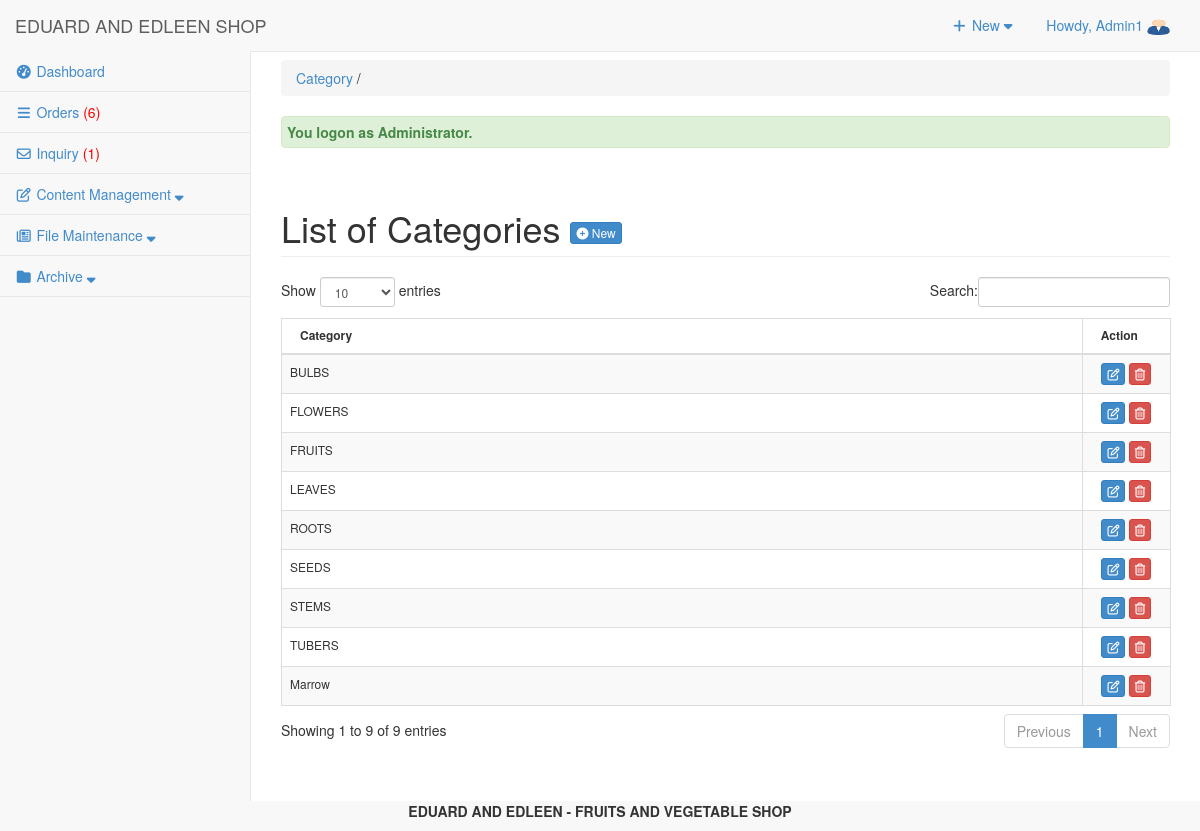
Page /admin/category/index.php (signed in) on the committed database.
### tables this page shows
CREATE TABLE `tbluseraccount` (
  `USERID` int(11) NOT NULL,
  `U_NAME` varchar(122) NOT NULL,
  `U_USERNAME` varchar(122) NOT NULL,
  `U_PASS` varchar(122) NOT NULL,
  `U_ROLE` varchar(30) NOT NULL,
  `USERIMAGE` varchar(255) NOT NULL,
  `U_STATUS` varchar(255) NOT NULL DEFAULT 'Active'
);

CREATE TABLE `tblcategory` (
  `CATEGID` int(11) NOT NULL,
  `CATEGORIES` varchar(255) NOT NULL,
  `USERID` int(11) NOT NULL
);

### admin/category/index.php (called while the page is built, shortened)
<?php
require_once("../../include/initialize.php");
$view = (isset($_GET['view']) && $_GET['view'] != '') ? $_GET['view'] : '';
$header=$view;
$title="Category";
require_once ("../theme/templates.php");
?>

### include/database.php (called while the page is built, shortened)
<?php
class Database {
	var $sql_string = '';
	private $conn;
	public function open_connection() {
		$this->conn = mysqli_connect(server,user,pass);
		if(!$this->conn){
			echo "Problem in database connection! Contact administrator!";
			exit();
		}else{
			$db_select = mysqli_select_db($this->conn,database_name);
		}
	}
	function setQuery($sql='') {
		$this->sql_string=$sql;
	}
	function executeQuery() {
		$result = mysqli_query($this->conn,$this->sql_string);
		return $result;
	}
	private function confirm_query($result) {
		return $result;
	}
	function loadResultList( $key='' ) {
		$cur = $this->executeQuery();
		$array = array();
		while ($row = mysqli_fetch_object($cur)) {
			if ($key) {
				$array[$row->$key] = $row;
			} else {
				$array[] = $row;
			}
		}
		return $array;
	}
	function loadSingleResult() {
		$cur = $this->executeQuery();
		while ($row = mysqli_fetch_object($cur)) {
		return $data = $row;
		}
	}
	public function num_rows($result_set) {
		return mysqli_num_rows($result_set);
	}
}
$mydb = new Database();
?>

### include/accounts.php (called while the page is built, shortened)
<?php
require_once(LIB_PATH.DS.'database.php');
class User {
	protected static  $tblname = "tbluseraccount";
	function single_user($id=""){
			global $mydb;
			$mydb->setQuery("SELECT * FROM ".self::$tblname."
				Where USERID= '{$id}' LIMIT 1");
			$cur = $mydb->loadSingleResult();
			return $cur;
	}
}
?>

### admin/category/list.php (the view, shortened to what this page needs)
<div class="row">
      	 <div class="col-lg-12">
           <h1 class="page-header">List of Categories  <a href="index.php?view=add" class="btn btn-primary btn-xs  ">  <i class="fa fa-plus-circle fw-fa"></i> New</a>  </h1>
      		</div>
  		 </div>
 		    <form action="controller.php?action=delete" Method="POST">
		     <div class="table-responsive">
			<table id="dash-table" class="table table-striped table-bordered table-hover"  style="font-size:12px" cellspacing="0">
			  <thead>
			  	<tr>
			  		<th>
			  		 Category</th>
			  		 <th width="10%" align="center">Action</th>
			  	</tr>
			  </thead>
			  <tbody>
			  	<?php
			  		$mydb->setQuery("SELECT * FROM `tblcategory`");
			  		$cur = $mydb->loadResultList();
					foreach ($cur as $result) {
			  		echo '<tr>';
			  			echo '<td>' . $result->CATEGORIES.'</td>';
			  		echo '<td align="center"><a title="Edit" href="index.php?view=edit&id='.$result->CATEGID.'" class="btn btn-primary btn-xs  ">  <span class="fa fa-edit fw-fa"></a>
			  		     <a title="Delete" href="controller.php?action=delete&id='.$result->CATEGID.'" class="btn btn-danger btn-xs  ">  <span class="fa  fa-trash-o fw-fa "></a></td>';
			  		echo '</tr>';
			  	}
			  	?>
			  </tbody>
			</table>
			</form>

### admin/theme/templates.php (shortened to what this page needs)
<!DOCTYPE html>
<html lang="en">
<head>
<link href="<?php echo web_root; ?>admin/css/bootstrap.min.css" rel="stylesheet">
<link href="<?php echo web_root; ?>admin/css/metisMenu.min.css" rel="stylesheet">
<link href="<?php echo web_root; ?>admin/css/timeline.css" rel="stylesheet">
<link href="<?php echo web_root; ?>admin/css/sb-admin-2.css" rel="stylesheet">
<link href="<?php echo web_root; ?>admin/font/css/font-awesome.min.css" rel="stylesheet" type="text/css">
<link href="<?php echo web_root; ?>admin/font/font-awesome.min.css" rel="stylesheet" type="text/css">
<link href="<?php echo web_root; ?>admin/css/dataTables.bootstrap.css" rel="stylesheet">
<link href="<?php echo web_root; ?>css/bootstrap-datetimepicker.min.css" rel="stylesheet" media="screen">
<link href="<?php echo web_root; ?>css/datepicker.css" rel="stylesheet" media="screen">
<link href="<?php echo web_root; ?>admin/css/costum.css" rel="stylesheet">
<link href="<?php echo web_root; ?>admin/css/ekko-lightbox.css" rel="stylesheet">
</head>
  <?php
    $query = "SELECT * FROM tblsummary WHERE ORDEREDSTATS = 'Pending'";
    $mydb->setQuery($query);
    $cur = $mydb->executeQuery();
    $rowscount = $mydb->num_rows($cur);
    $res = isset($rowscount)? $rowscount : 0;
    if($res>0){
    $order = '<span style="color:red;">('.$res.')</span>';
    }else{
        $order = '<span> ('.$res.')</span>';
    }
    $query = "SELECT * FROM tblinquiry WHERE INQSTATUS = 'NEW'";
    $mydb->setQuery($query);
    $cur = $mydb->executeQuery();
    $rowscount = $mydb->num_rows($cur);
    $res = isset($rowscount)? $rowscount : 0;
    if($res>0){
    $inquiry = '<span style="color:red;">('.$res.')</span>';
    }else{
        $inquiry = '<span> ('.$res.')</span>';
    }
?>
<body>
   <div id="wrapper">
        <nav class="navbar navbar-default navbar-static-top  " role="navigation" style="margin-bottom: 0">
            <div class="navbar-header">
                 <a class="navbar-brand"  href="<?php echo web_root; ?>admin/index.php" >EDUARD AND EDLEEN SHOP</a>
            </div>
            <ul class="nav navbar-top-links navbar-right">
                 <li class="dropdown">
                    <a class="dropdown-toggle" data-toggle="dropdown" href="#">
                        <i class="fa fa-plus fa-fw"></i> New  <i class="fa fa-caret-down"></i>
                    </a>
                </li>
<?php
 $user = New User();
$singleuser = $user->single_user($_SESSION['USERID']);
?>
                <li class="dropdown">
                    <a class="dropdown-toggle" data-toggle="dropdown" href="#">
                        Howdy, <?php echo $_SESSION['U_NAME']; ?> <img title="profile image" width="23px" height="17px" src="<?php echo web_root.'admin/user/'.$singleuser ->USERIMAGE ?>">
                    </a>
                </li>
            </ul>
            <div class="navbar-default sidebar" role="navigation">
                <div class="sidebar-nav navbar-collapse">
                    <ul class="nav" id="side-menu">
                        <li>
                             <a href="<?php echo web_root; ?>admin/dashboard/"><i class="fa fa-tachometer fa-fw"></i>  Dashboard </a>
                        </li>
                        <li>
                             <a href="<?php echo web_root; ?>admin/orders/" ><i class="fa fa-reorder fa-fw"></i>  Orders <?php echo $order; ?></a>
                        </li>
                        <li>
                             <a href="<?php echo web_root; ?>admin/inquiry/" ><i class="fa fa-envelope-o fa-fw"></i>  Inquiry <?php echo $inquiry; ?></a>
                        </li>
                        <li class="nav-item">
                            <a class="nav-link" data-toggle="collapse" href="#collapseExample1" aria-expanded="false" aria-controls="collapseExample">
                                <i class="fa fa-pencil-square-o fa-fw"></i><span class="menu-title"> Content Management <i class="fa fa-sort-down"></i></span>
                            </a>
                        </li>
                        <li class="nav-item">
                            <a class="nav-link" data-toggle="collapse" href="#collapseExample3" aria-expanded="false" aria-controls="collapseExample">
                                <i class="fa fa-newspaper-o fa-fw"></i><span class="menu-title"> File Maintenance <i class="fa fa-sort-down"></i></span>
                            </a>
                        </li>
                        <?php if ($_SESSION['U_ROLE']=='Administrator') {
                        ?>
                        <li class="nav-item">
                            <a class="nav-link" data-toggle="collapse" href="#collapseExample2" aria-expanded="false" aria-controls="collapseExample">
                                <i class="fa fa-folder fa-fw"></i><span class="menu-title"> Archive <i class="fa fa-sort-down"></i></span>
                            </a>
                        </li>
                 <?php }  ?>
                    </ul>
                </div>
            </div>
        </nav>
  <div id="page-wrapper">
            <div class="row" >
                <div class="col-lg-12">
                    <?php
                    if ($title<>'Dashboard'){
                       echo   '<p class="breadcrumb" style="margin-top: 8px;">
                        <a href="index.php" title="'. $title.'" >'. $title.'</a>
                        '.(isset($header) ? ' / '. $header : '').'  </p>'  ;
                    } ?>
                  <?php require_once $content; ?>
                </div>
            </div>
        </div>
    </div>
</body>
      <footer><p  style="text-align: center;font-weight: bold;"> EDUARD AND EDLEEN - FRUITS AND VEGETABLE SHOP </p></footer>
</html>

### admin/css/sb-admin-2.css (style rules this page uses)
body { background-color: #f8f8f8; }
#wrapper { width: 100%; }
#page-wrapper { padding: 0 15px; min-height: 568px; background-color: #fff; }
@media (min-width:768px) { #page-wrapper { position: inherit; margin: 0 0 0 250px; padding: 0 30px; border-left: 1px solid #e7e7e7; } }
.navbar-top-links { margin-right: 0; }
.navbar-top-links li { display: inline-block; }
.navbar-top-links li:last-child { margin-right: 15px; }
.navbar-top-links li a { padding: 15px; min-height: 50px; }
.sidebar .sidebar-nav.navbar-collapse { padding-right: 0; padding-left: 0; }
.sidebar ul li { border-bottom: 1px solid #e7e7e7; }
@media (min-width:768px) { .sidebar { z-index: 1; position: absolute; width: 250px; margin-top: 51px; } }

### rows in the picture
tbluseraccount: USERIMAGE (picture)
tblcategory: CATEGORIES "BULBS"
tblcategory: CATEGORIES "FLOWERS"
tblcategory: CATEGORIES "FRUITS"
tblcategory: CATEGORIES "LEAVES"
tblcategory: CATEGORIES "ROOTS"
tblcategory: CATEGORIES "SEEDS"
tblcategory: CATEGORIES "STEMS"
tblcategory: CATEGORIES "TUBERS"
tblcategory: CATEGORIES "Marrow"

### other values in the picture
$_SESSION['U_NAME'] "Admin1"
$res "6"
$res "1"
$title "Category"
$_SESSION['message'] "You logon as Administrator."
